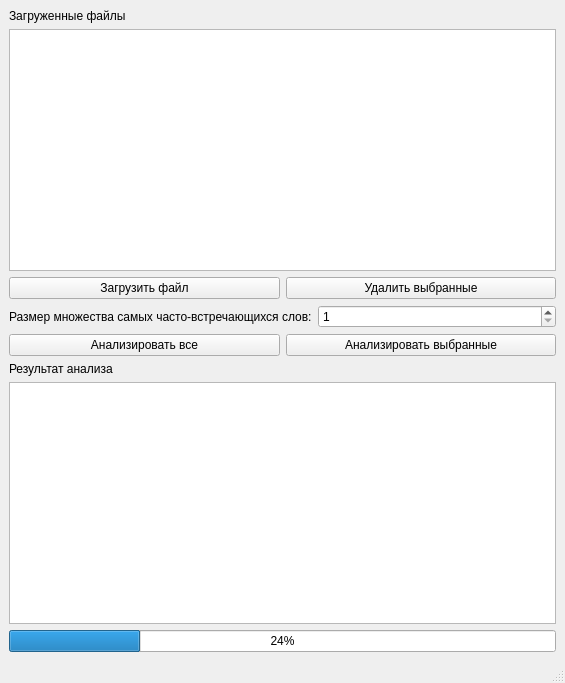
<?xml version="1.0" encoding="UTF-8"?>
<ui version="4.0">
 <class>MainWindow</class>
 <widget class="QMainWindow" name="MainWindow">
  <property name="geometry">
   <rect>
    <x>0</x>
    <y>0</y>
    <width>565</width>
    <height>683</height>
   </rect>
  </property>
  <property name="windowTitle">
   <string>Лабораторная работа №6</string>
  </property>
  <widget class="QWidget" name="centralwidget">
   <layout class="QVBoxLayout" name="verticalLayout">
    <item>
     <widget class="QLabel" name="label">
      <property name="sizePolicy">
       <sizepolicy hsizetype="Minimum" vsizetype="Minimum">
        <horstretch>0</horstretch>
        <verstretch>0</verstretch>
       </sizepolicy>
      </property>
      <property name="text">
       <string>Загруженные файлы</string>
      </property>
     </widget>
    </item>
    <item>
     <widget class="QListWidget" name="file_list">
      <property name="sizePolicy">
       <sizepolicy hsizetype="Expanding" vsizetype="Expanding">
        <horstretch>0</horstretch>
        <verstretch>0</verstretch>
       </sizepolicy>
      </property>
      <property name="selectionMode">
       <enum>QAbstractItemView::MultiSelection</enum>
      </property>
     </widget>
    </item>
    <item>
     <layout class="QHBoxLayout" name="horizontalLayout">
      <item>
       <widget class="QPushButton" name="load_file_button">
        <property name="text">
         <string>Загрузить файл</string>
        </property>
        <property name="checkable">
         <bool>false</bool>
        </property>
       </widget>
      </item>
      <item>
       <widget class="QPushButton" name="remove_selected_button">
        <property name="text">
         <string>Удалить выбранные</string>
        </property>
       </widget>
      </item>
     </layout>
    </item>
    <item>
     <layout class="QHBoxLayout" name="horizontalLayout_3">
      <item>
       <widget class="QLabel" name="label_2">
        <property name="text">
         <string>Размер множества самых часто-встречающихся слов:</string>
        </property>
       </widget>
      </item>
      <item>
       <widget class="QSpinBox" name="set_size_field">
        <property name="minimum">
         <number>1</number>
        </property>
       </widget>
      </item>
     </layout>
    </item>
    <item>
     <layout class="QHBoxLayout" name="horizontalLayout_2">
      <item>
       <widget class="QPushButton" name="analyze_all_button">
        <property name="text">
         <string>Анализировать все</string>
        </property>
       </widget>
      </item>
      <item>
       <widget class="QPushButton" name="analyze_selected_button">
        <property name="text">
         <string>Анализировать выбранные</string>
        </property>
       </widget>
      </item>
     </layout>
    </item>
    <item>
     <widget class="QLabel" name="label_3">
      <property name="text">
       <string>Результат анализа</string>
      </property>
     </widget>
    </item>
    <item>
     <widget class="QListWidget" name="result_list"/>
    </item>
    <item>
     <widget class="QProgressBar" name="progressBar">
      <property name="enabled">
       <bool>true</bool>
      </property>
      <property name="value">
       <number>24</number>
      </property>
     </widget>
    </item>
   </layout>
  </widget>
  <widget class="QMenuBar" name="menubar">
   <property name="geometry">
    <rect>
     <x>0</x>
     <y>0</y>
     <width>565</width>
     <height>31</height>
    </rect>
   </property>
  </widget>
  <widget class="QStatusBar" name="statusbar"/>
 </widget>
 <resources/>
 <connections/>
</ui>
